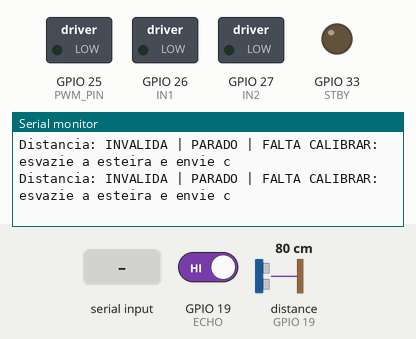
Bench run of a sketch on a simulated ESP32. Shown: switched loads named in the sketch (green lamp = pin HIGH), output pins drawn as LEDs (lit = HIGH), the last lines printed to the serial monitor. The inputs (shaded band) are chosen by the test bench; at power-on: GPIO 19 (ECHO) HIGH, distance to the obstacle (sensor on GPIO 19) 80 cm. The echo pulse lasts 58.3 µs per cm; pins used as bus, display or sensor lines are not drawn.

Above: at 1.7 s.
1.8 s: GPIO 19 (ECHO) driven LOW
At 2.33 s:
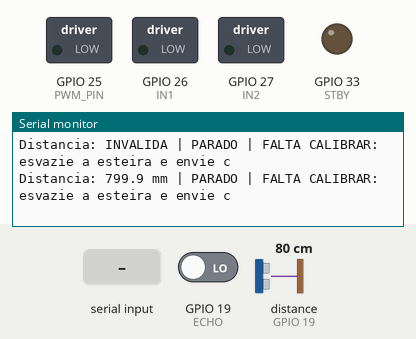
4.0 s: "p\n" received over Serial
5.5 s: "c\n" received over Serial
At 5.9 s:
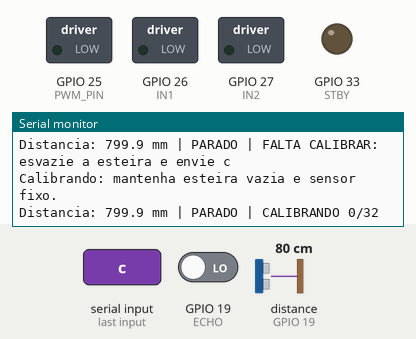
7.0 s: distance to the obstacle (sensor on GPIO 19) set to 2 cm
At 7.34 s:
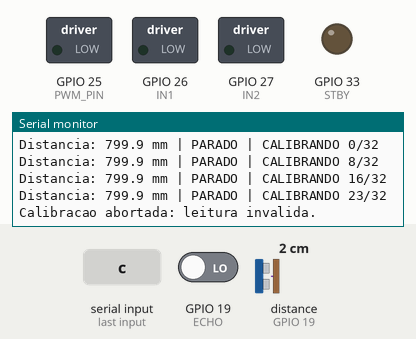
8.5 s: "g\n" received over Serial
Timing chart, 0 to 11.0 s (numbered marks = the images above; inputs shaded):
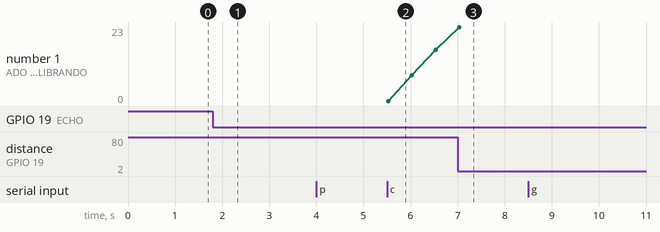

Measured:
- after the input at 1.8 s, the serial monitor: prints a new line after 0.23 s (image 1)
- after the input at 5.5 s, the serial monitor: prints a new line at once (image 2)
- after the input at 7.0 s, the serial monitor: prints a new line at once (image 3)

The sketch:

teste-motor-4-partida.ino
```cpp
#include <Arduino.h>
#include "esp_arduino_version.h"

// Teste de bancada: ESP32 classico + TB6612FNG + HC-SR04 convencional.
// MOTOR: PWMA=25, AIN1=26, AIN2=27, STBY=33. VCC driver=3V3.
// SENSOR: TRIG=18; ECHO -> 2,2k -> D19 -> 3,3k -> GND; VCC sensor=5V.
// GND comum. Camera desconectada. Motor informado como 5V: usar VM adequado.
// NUNCA conectar ECHO de 5V diretamente ao ESP32.
// Nao e firmware de producao nem substitui emergencia fisica.
constexpr uint8_t PWM_PIN=25, IN1=26, IN2=27, STBY=33, TRIG=18, ECHO=19;
constexpr uint32_t SAMPLE_MS=65, ECHO_TIMEOUT_US=25000, BRAKE_MS=300;
constexpr uint32_t PAUSE_MS=5000;
bool waitingPiece=false;
uint32_t pauseStart=0;
constexpr float DROP_MM=20.0f, CLEAR_DROP_MM=10.0f, MAX_NOISE_MM=6.0f;
// Teste de partida: 100% exige VM regulado em 5 V para o motor informado.
constexpr int SPEED_PERCENT=100, CAL_SAMPLES=32;
bool pwmReady=false, running=false, braking=false, calibrating=false, calibrated=false;
bool valid=false, areaClear=false;
uint32_t lastSample=0, lastValid=0, brakeStart=0, lastPrint=0;
float distanceMM=0, baseline=0, samples[CAL_SAMPLES];
int calCount=0, clearCount=0;

bool pwm(int value) {
#if ESP_ARDUINO_VERSION_MAJOR >= 3
  return ledcWrite(PWM_PIN,value);
#else
  ledcWrite(0,value); return true;
#endif
}
void disableMotor() {
  digitalWrite(STBY,LOW);
  if(pwmReady) pwm(0);
  digitalWrite(IN1,LOW); digitalWrite(IN2,LOW);
  running=false; braking=false;
}
void stopMotor(const char *reason) {
  waitingPiece=false;
  if(running) {
    // IN1=IN2=HIGH com STBY=HIGH: short brake segundo tabela do TB6612.
    digitalWrite(IN1,HIGH); digitalWrite(IN2,HIGH);
    if(pwmReady) pwm(255);
    digitalWrite(STBY,HIGH);
    braking=true; brakeStart=millis();
  }
  running=false; areaClear=false; clearCount=0;
  Serial.print("PARADA: "); Serial.println(reason);
}
void help() {
  Serial.println("c = calibrar fundo com esteira VAZIA e motor parado (32 leituras)");
  Serial.println("g = iniciar, apenas apos calibracao e area livre");
  Serial.println("p = parar | s = estado | h = ajuda");
  Serial.println("Depois de g: peca -> pausa minima de 5 s -> retoma se area livre.");
  Serial.println("p ou falha cancela retomada automatica. Nao e aprovacao pela camera.");
}
void status() {
  if(valid) Serial.printf("Distancia: %.1f mm | ",distanceMM);
  else Serial.print("Distancia: INVALIDA | ");
  if(calibrated) Serial.printf("Fundo: %.1f | Parar <= %.1f | Livre >= %.1f mm | ",
                               baseline,baseline-DROP_MM,baseline-CLEAR_DROP_MM);
  if(running) Serial.println("COMANDO MOTOR ATIVO");
  else if(!pwmReady) Serial.println("PARADO | FALHA NA CONFIGURACAO PWM");
  else if(braking) Serial.println("PARADO | FRENAGEM EM ANDAMENTO");
  else if(waitingPiece) {
    uint32_t elapsed=millis()-pauseStart;
    if(elapsed<PAUSE_MS) Serial.printf("PAUSA DA PECA | faltam %.1f s\n",(PAUSE_MS-elapsed)/1000.0f);
    else Serial.println("PAUSA CONCLUIDA | aguardando area livre para retomar");
  }
  else if(calibrating) Serial.printf("PARADO | CALIBRANDO %d/%d\n",calCount,CAL_SAMPLES);
  else if(!calibrated) Serial.println("PARADO | FALTA CALIBRAR: esvazie a esteira e envie c");
  else if(!valid || millis()-lastValid>150) Serial.println("PARADO | SEM LEITURA VALIDA RECENTE");
  else if(!areaClear || distanceMM<baseline-CLEAR_DROP_MM)
    Serial.println("PARADO | AGUARDANDO AREA LIVRE / LEITURAS ESTAVEIS");
  else Serial.println("PARADO | PRONTO: envie g para iniciar");
}
void command(char c) {
  if(c=='p') { calibrating=false; stopMotor("operador"); }
  else if(c=='h') help();
  else if(c=='s') status();
  else if(c=='c') {
    if(running || braking) { Serial.println("Pare e aguarde antes de calibrar."); return; }
    waitingPiece=false; disableMotor(); calibrated=false; calibrating=true; calCount=0;
    areaClear=false; clearCount=0;
    Serial.println("Calibrando: mantenha esteira vazia e sensor fixo.");
  } else if(c=='g') {
    if(running) return;
    if(waitingPiece && millis()-pauseStart<PAUSE_MS) {
      Serial.println("Aguarde terminar a pausa minima de 5 segundos."); return;
    }
    if(!pwmReady || braking || calibrating || !calibrated || !valid || !areaClear ||
       millis()-lastValid>150 || distanceMM<baseline-CLEAR_DROP_MM) {
      Serial.println("Inicio bloqueado. Motivo abaixo:"); status(); return;
    }
    digitalWrite(STBY,LOW); digitalWrite(IN1,HIGH); digitalWrite(IN2,LOW);
    if(!pwm((SPEED_PERCENT*255+50)/100)) {
      waitingPiece=false; disableMotor(); Serial.println("Falha PWM: inicio bloqueado."); return;
    }
    waitingPiece=false; digitalWrite(STBY,HIGH); running=true;
    Serial.printf("Comando de acionamento: %d%% PWM. Deteccao: pausa de 5 s; falha: parada sem retomada.\n", SPEED_PERCENT);
  } else if(c!='\r' && c!='\n' && c!=' ') {
    calibrating=false; stopMotor("comando desconhecido; use h");
  }
}
void measure() {
  // Leitura bloqueada no maximo por 25 ms; sem esperas longas ou medias em movimento.
  valid=false;
  if(digitalRead(ECHO)==LOW) {
    digitalWrite(TRIG,LOW); delayMicroseconds(2);
    digitalWrite(TRIG,HIGH); delayMicroseconds(10); digitalWrite(TRIG,LOW);
    unsigned long duration=pulseIn(ECHO,HIGH,ECHO_TIMEOUT_US);
    distanceMM=duration*0.343f/2.0f;
    valid=duration>0 && distanceMM>=20.0f && distanceMM<=4000.0f;
  }
  if(!valid) {
    areaClear=false; clearCount=0;
    if(calibrating) { calibrating=false; Serial.println("Calibracao abortada: leitura invalida."); }
    if(running || waitingPiece) stopMotor("sensor sem leitura valida; envie g depois de corrigir");
    return;
  }
  lastValid=millis();
  if(calibrating) {
    samples[calCount++]=distanceMM;
    if(calCount==CAL_SAMPLES) {
      // Ordenacao pequena, apenas com motor desabilitado.
      for(int i=1;i<CAL_SAMPLES;i++) {
        float value=samples[i]; int j=i-1;
        while(j>=0 && samples[j]>value) { samples[j+1]=samples[j]; --j; }
        samples[j+1]=value;
      }
      calibrating=false;
      baseline=(samples[15]+samples[16])/2.0f;
      if(samples[31]-samples[0]>MAX_NOISE_MM || baseline-DROP_MM<20.0f) {
        calibrated=false;
        Serial.println("Calibracao rejeitada: fundo instavel ou muito proximo. Ajuste montagem e repita c.");
      } else {
        calibrated=true;
        Serial.printf("Calibrado: fundo %.1f mm; deteccao <= %.1f mm.\n",baseline,baseline-DROP_MM);
      }
    }
    return;
  }
  if(!calibrated) return;
  if(distanceMM>baseline+20.0f) {
    areaClear=false; clearCount=0;
    if(running || waitingPiece) stopMotor("fundo fora da faixa calibrada; retomada cancelada");
  } else if(distanceMM<=baseline-DROP_MM) {
    areaClear=false; clearCount=0;
    if(running) {
      stopMotor("PECA DETECTADA: pausa minima de 5 segundos");
      waitingPiece=true; pauseStart=millis();
    }
  } else if(distanceMM>=baseline-CLEAR_DROP_MM) {
    if(clearCount<3) ++clearCount;
    if(clearCount>=3) areaClear=true;
  } else {
    clearCount=0; // Faixa de histerese: conservar areaClear anterior.
  }
}
void setup() {
  digitalWrite(STBY,LOW); pinMode(STBY,OUTPUT);
  digitalWrite(PWM_PIN,LOW); pinMode(PWM_PIN,OUTPUT);
  pinMode(IN1,OUTPUT); pinMode(IN2,OUTPUT); disableMotor();
  pinMode(TRIG,OUTPUT); digitalWrite(TRIG,LOW); pinMode(ECHO,INPUT);
  Serial.begin(115200);
#if ESP_ARDUINO_VERSION_MAJOR >= 3
  pwmReady=ledcAttach(PWM_PIN,20000,8);
#else
  pwmReady=ledcSetup(0,20000,8)>0;
  if(pwmReady) ledcAttachPin(PWM_PIN,0);
#endif
  disableMotor();
  delay(500);
  Serial.println("\nTESTE MOTOR 4 + ULTRASSONICO + PAUSA 5 S + PWM 100%. Motor inicia desabilitado.");
  if(!pwmReady) Serial.println("ERRO PWM: motor bloqueado.");
  help();
}
void loop() {
  if(braking && millis()-brakeStart>=BRAKE_MS) disableMotor();
  if(Serial.available()) command((char)Serial.read());
  if(millis()-lastSample>=SAMPLE_MS) { lastSample=millis(); measure(); }
  if(waitingPiece && millis()-pauseStart>=PAUSE_MS && !braking && calibrated && valid &&
     areaClear && clearCount>=3 && millis()-lastValid<=150 &&
     distanceMM>=baseline-CLEAR_DROP_MM && distanceMM<=baseline+20.0f) command('g');
  if(millis()-lastPrint>=500) { lastPrint=millis(); status(); }
}
```
